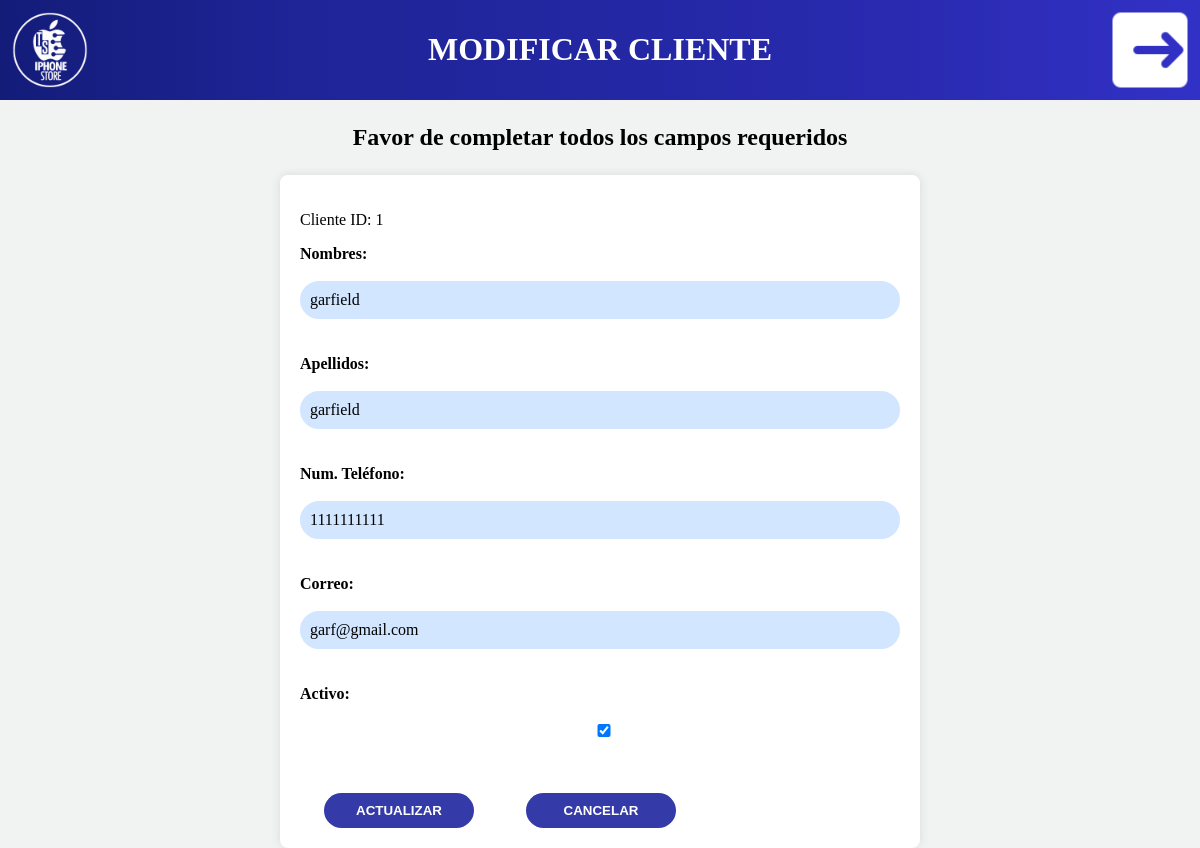
/clientes/gestion/modificar/1/ (signed in), run on the app's committed database.
### apps/clientes/models.py (models this page shows, shortened)
class Cliente(models.Model):
    nombre = models.CharField(max_length=100)
    apellidos = models.CharField(max_length=100)
    num_telefono = models.CharField(max_length=10)
    correo = models.EmailField()
    activo = models.BooleanField(default=True)

### apps/clientes/views.py (the view)
# urls.py: path('clientes/gestion/modificar/<int:cliente_id>/', views.clientes_modificar, name='clientes_modificar'),
@login_required()
def clientes_modificar(request, cliente_id):
    cliente = get_object_or_404(Cliente, id=cliente_id)
    if request.method == 'POST':
        form = ClienteForm(request.POST, instance=cliente)
        if form.is_valid():
            cliente = form.save(commit=False)
            cliente.activo = True  # Establecer activo como True
            cliente.save()
            messages.success(request, "Cliente actualizado con éxito.")
            return redirect('clientes_gestion')
        else:
            messages.error(request, "Error al actualizar el cliente.")
    else:
        form = ClienteForm(instance=cliente)
    return render(request, 'clientes_modificar.html', {
        'form': form, 'cliente': cliente
    })

### apps/clientes/forms.py
class ClienteForm(forms.ModelForm):
    nombre = forms.CharField(max_length=100, label='Nombres')
    apellidos = forms.CharField(max_length=100, label="Apellidos")
    num_telefono = forms.CharField(max_length=10, label="Num. Teléfono")
    class Meta:
        model = Cliente
        fields = ['nombre', 'apellidos', 'num_telefono', 'correo', 'activo']

### templates/clientes_modificar.html (shortened to what this page needs)
{% load static %}
<!DOCTYPE html>
<html lang="es">
<head>
    <link rel="stylesheet" href="{% static 'css/clientes_form.css' %}" />
</head>
<body>
    <div class="header">
        <a href="/home">
            <img src="{% static 'img/icono_ts.png' %}" alt="IconoTS" class="icon" />
        </a>
        <h1>MODIFICAR CLIENTE</h1>
        <a href="{% url 'logout' %}">
            <img src="{% static 'img/logout_ts.png' %}" alt="LogoutTS" class="icon-right" />
        </a>
    </div>
    <div class="welcome-container">
        <p class="subtext">
            Favor de completar todos los campos requeridos
        </p>
    </div>
    <div class="formulario">
        <p>Cliente ID: {{ cliente.id }}</p>
        <form id="miFormulario" method="post" action="{% url 'clientes_modificar' cliente.id %}">
            {{ form.as_p }}
            <button type="submit">ACTUALIZAR</button>
            <button type="button" onclick="window.location.href='/clientes/gestion';">CANCELAR</button>
        </form>
    </div>
</body>
</html>

### static/css/clientes_form.css (style rules this page uses)
body { margin: 0; padding: 0; font-family: Calibri; background-color: #f1f3f3; }
.header { background: linear-gradient( to right, #131c79, #1f2497, #2327a2, #292ab0, #3231c6 ); color: #fff; padding: 10px; text-align: center; margin-bottom: 20px; }
.icon, .icon-right { position: absolute; top: 0; width: 100px; height: 100px; padding: 0; box-sizing: border-box; }
.icon { left: 0; }
.icon-right { right: 0; }
.welcome-container { text-align: center; }
.subtext { color: #000; font-size: 24px; font-weight: bold; }
.formulario { max-width: 600px; margin: 0 auto; background-color: #fff; padding: 20px; border-radius: 8px; box-shadow: 0 0 10px rgba(0, 0, 0, 0.1); }
.formulario label { display: block; margin-bottom: 18px; font-weight: bold; }
.formulario input, .formulario textarea { width: 100%; padding: 8px; margin-bottom: 20px; box-sizing: border-box; border: 2px solid #d2e6ff; border-radius: 20px; background-color: #d2e6ff; font-family: Calibri; font-size: 16px; }
.formulario button { width: 25%; background: #343ba8; color: #fff; padding: 10px; border: none; border-radius: 20px; cursor: pointer; font-weight: bold; display: inline-block; margin-right: 4%; margin-left: 4%; margin-top: 20px; }

### data on the page
Cliente: id "1", nombre "garfield", apellidos "garfield", num_telefono "1111111111", correo "garf@gmail.com", activo "☑"
